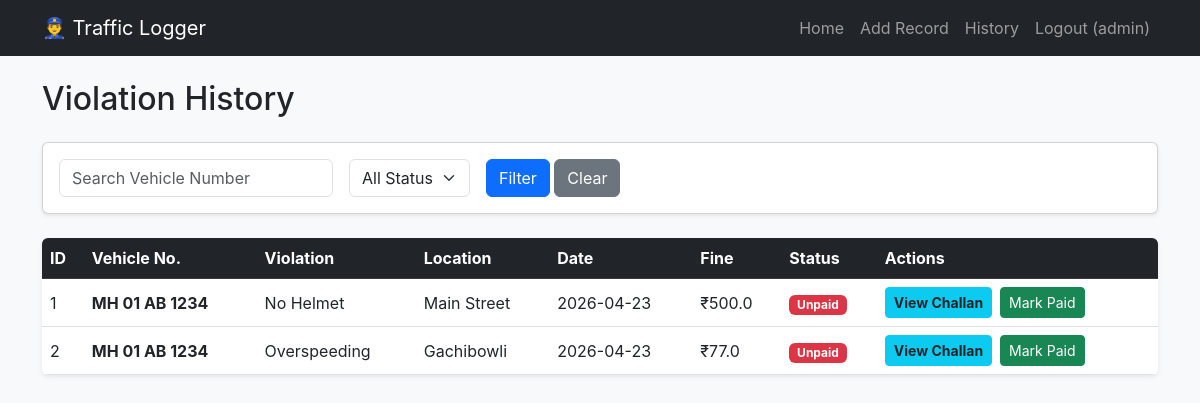
The page /history (signed in) on the database its author committed.
### app.py (models this page shows)
class User(db.Model, UserMixin):
    id = db.Column(db.Integer, primary_key=True)
    username = db.Column(db.String(20), unique=True, nullable=False)
    password = db.Column(db.String(60), nullable=False)

class Violation(db.Model):
    id = db.Column(db.Integer, primary_key=True)
    vehicle_number = db.Column(db.String(20), nullable=False)
    violation_type = db.Column(db.String(100), nullable=False)
    location = db.Column(db.String(100), nullable=False)
    date = db.Column(db.DateTime, nullable=False, default=datetime.utcnow)
    fine_amount = db.Column(db.Float, nullable=False)
    status = db.Column(db.String(20), nullable=False, default='Unpaid')
    qr_code_path = db.Column(db.String(200), nullable=True)

### app.py (the view)
@app.route('/history', methods=['GET'])
@login_required
def history():
    search_query = request.args.get('search')
    status_filter = request.args.get('status')
    query = Violation.query
    if search_query:
        query = query.filter(Violation.vehicle_number.ilike(f'%{search_query}%'))
    if status_filter and status_filter != 'All':
        query = query.filter(Violation.status == status_filter)
    violations = query.order_by(Violation.date.desc()).all()
    return render_template('history.html', violations=violations)

### app.py (called while the page is built)
@login_manager.user_loader
def load_user(user_id):
    return User.query.get(int(user_id))

### templates/history.html (shortened to what this page needs)
{% extends 'base.html' %}
{% block content %}
<h2 class="mb-4">Violation History</h2>
<div class="card shadow-sm mb-4">
    <div class="card-body">
        <form method="GET" action="{{ url_for('history') }}" class="row g-3 align-items-center">
            <div class="col-auto">
                <input type="text" class="form-control" name="search" placeholder="Search Vehicle Number" value="{{ request.args.get('search', '') }}">
            </div>
            <div class="col-auto">
                <select class="form-select" name="status">
                    <option value="All" {% if request.args.get('status') == 'All' %}selected{% endif %}>All Status</option>
                </select>
            </div>
            <div class="col-auto">
                <button type="submit" class="btn btn-primary">Filter</button>
                <a href="{{ url_for('history') }}" class="btn btn-secondary">Clear</a>
            </div>
        </form>
    </div>
</div>
<div class="table-responsive bg-white rounded shadow-sm">
    <table class="table table-hover align-middle mb-0">
        <thead class="table-dark">
            <tr>
                <th>ID</th>
                <th>Vehicle No.</th>
                <th>Violation</th>
                <th>Location</th>
                <th>Date</th>
                <th>Fine</th>
                <th>Status</th>
                <th>Actions</th>
            </tr>
        </thead>
        <tbody>
            {% for v in violations %}
            <tr>
                <td>{{ v.id }}</td>
                <td class="fw-bold">{{ v.vehicle_number }}</td>
                <td>{{ v.violation_type }}</td>
                <td>{{ v.location }}</td>
                <td>{{ v.date.strftime('%Y-%m-%d') }}</td>
                <td>₹{{ v.fine_amount }}</td>
                <td>
                    {% if v.status == 'Unpaid' %}
                    <span class="badge bg-danger">Unpaid</span>
                    {% else %}
                    <span class="badge bg-success">Paid</span>
                    {% endif %}
                </td>
                <td>
                    <div class="d-flex gap-2">
                        <a href="{{ url_for('status', violation_id=v.id) }}" class="btn btn-sm btn-info text-dark fw-bold" target="_blank">View Challan</a>
                        {% if v.status == 'Unpaid' %}
                        <form method="POST" action="{{ url_for('update_status', violation_id=v.id) }}" onsubmit="return confirm('Mark as paid?');" class="m-0 p-0">
                            <button type="submit" class="btn btn-sm btn-success">Mark Paid</button>
                        </form>
                        {% endif %}
                    </div>
                </td>
            </tr>
            {% else %}
            <tr>
                <td colspan="8" class="text-center py-4 text-muted">No records found.</td>
            </tr>
            {% endfor %}
        </tbody>
    </table>
</div>
{% endblock %}

### templates/base.html (shortened to what this page needs)
<!DOCTYPE html>
<html lang="en">
<head>
    <link href="https://cdn.jsdelivr.net/npm/bootstrap@5.3.0/dist/css/bootstrap.min.css" rel="stylesheet">
    <link rel="stylesheet" href="{{ url_for('static', filename='style.css') }}">
</head>
<body>
    <nav class="navbar navbar-expand-lg navbar-dark bg-dark">
        <div class="container">
            <a class="navbar-brand" href="{{ url_for('home') }}">👮‍♂️ Traffic Logger</a>
            <div class="collapse navbar-collapse" id="navbarNav">
                <ul class="navbar-nav ms-auto">
                    <li class="nav-item">
                        <a class="nav-link" href="{{ url_for('home') }}">Home</a>
                    </li>
                    {% if current_user.is_authenticated %}
                    <li class="nav-item">
                        <a class="nav-link" href="{{ url_for('add_violation') }}">Add Record</a>
                    </li>
                    <li class="nav-item">
                        <a class="nav-link" href="{{ url_for('history') }}">History</a>
                    </li>
                    <li class="nav-item">
                        <a class="nav-link" href="{{ url_for('logout') }}">Logout ({{ current_user.username }})</a>
                    </li>
                    {% else %}
                    <li class="nav-item">
                        <a class="nav-link" href="{{ url_for('login') }}">Police Login</a>
                    </li>
                    {% endif %}
                </ul>
            </div>
        </div>
    </nav>
    <div class="container mt-4">
        {% block content %}{% endblock %}
    </div>
</body>
</html>

### static/style.css (style rules this page uses)
body { background-color: #f8f9fa; font-family: 'Inter', system-ui, -apple-system, sans-serif; }
.card { transition: transform 0.2s; }
.table th { white-space: nowrap; }

### rows shown on the page
User: username "admin"
Violation: id "1", vehicle_number "MH 01 AB 1234", violation_type "No Helmet", location "Main Street", date "2026-04-23", fine_amount "500.0", status "Unpaid"
Violation: id "2", vehicle_number "MH 01 AB 1234", violation_type "Overspeeding", location "Gachibowli", date "2026-04-23", fine_amount "77.0", status "Unpaid"
